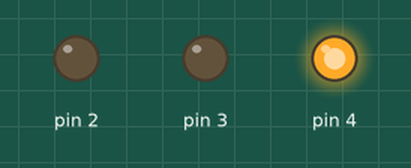
The sketch below on a simulated Arduino Uno, built with avr-gcc and run on an emulated ATmega328P. On the bench: output pins drawn as LEDs (lit = HIGH).

Above: at 5.0 s.
At 11.5 s:
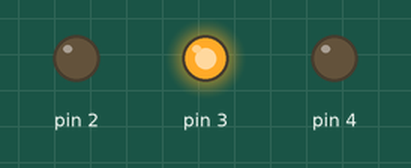
At 18.0 s:
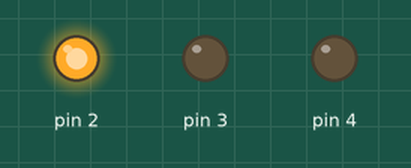
At 24.5 s:
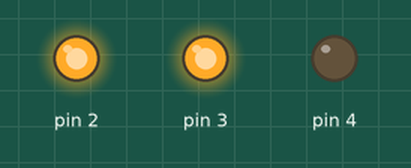
Timing chart, 0 to 33.8 s (numbered marks = the images above):
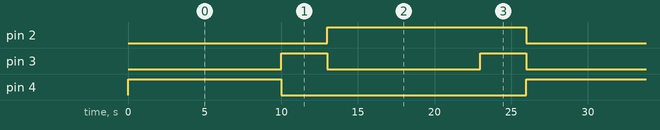

The sketch:

Codigo_do_exercicio_27.06.2025.ino
```cpp
//Configurações//
void setup()
{
  //Pino de saída D2 para o LED vermelho
   pinMode(2,OUTPUT);
  //Pino de saída D3 para o LED amarelo
   pinMode(3,OUTPUT);
  //Pino de saída D4 para o LED verde
   pinMode(4,OUTPUT);
}

//Execução da tarefa//
void loop()
{
  //Ligar o LED verde
  digitalWrite(4,HIGH);
  //Esperar 10 segundos
  delay(10000);
  //Desligar o LED verde
  digitalWrite(4,LOW);

  //Ligar o LED amarelo
  digitalWrite(3,HIGH);
  //Esperar 3 segundos
  delay(3000);
  //Desligar o LED amarelo
  digitalWrite(3,LOW);

  //Ligar o LED vermelho
  digitalWrite(2,HIGH);
  //Esperar 10 segundos
  delay(10000);

  //Ligar o LED amarelo
  digitalWrite(3,HIGH);
  //Esperar 3 segundos
  delay(3000);

  //Desligar o LED vermelho
  digitalWrite(2,LOW);
  //Desligar o LED amarelo
  digitalWrite(3,LOW);
}
```

Measured:
- by itself, pin 2: alternates HIGH for 13.0 s and LOW for 13.0 s
- by itself, pin 3: alternates HIGH for 3.0 s and LOW for 10.0 s
- by itself, pin 4: alternates HIGH for 10.0 s and LOW for 16.0 s
